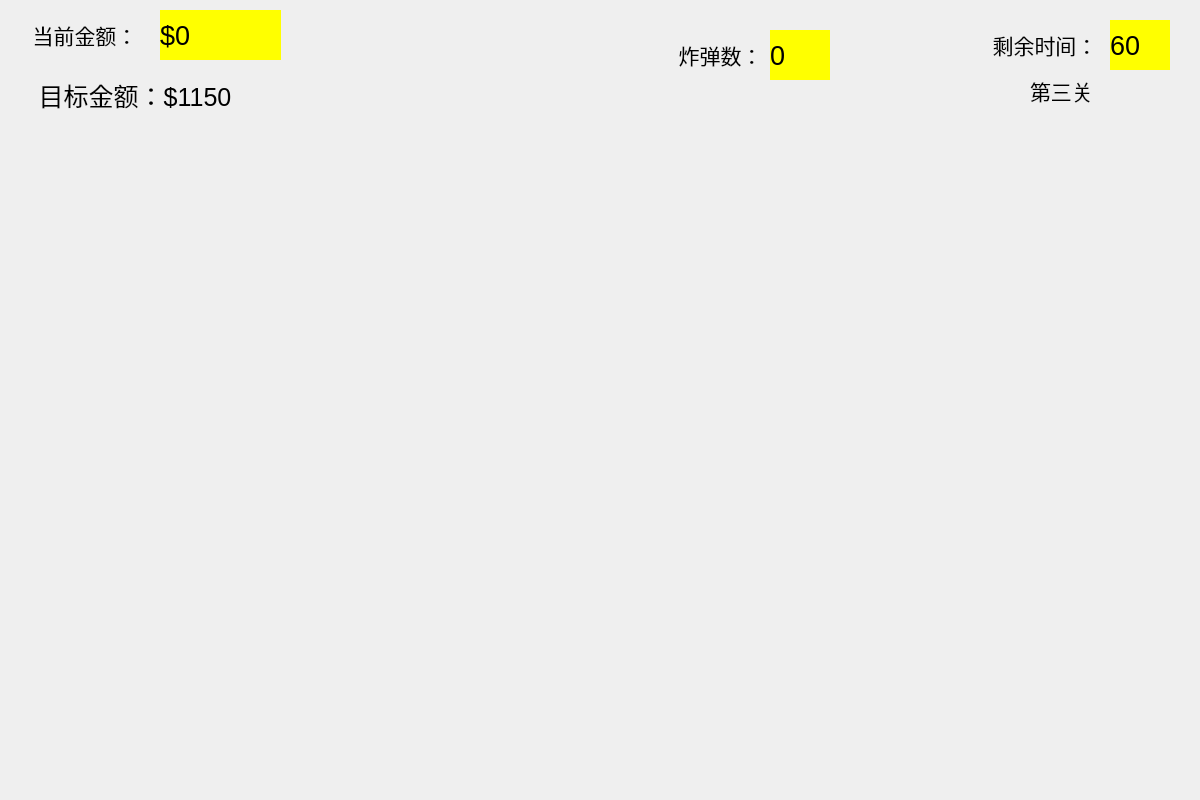
<?xml version="1.0" encoding="UTF-8"?>
<ui version="4.0">
 <class>widget</class>
 <widget class="QWidget" name="widget">
  <property name="geometry">
   <rect>
    <x>0</x>
    <y>0</y>
    <width>1200</width>
    <height>800</height>
   </rect>
  </property>
  <property name="windowTitle">
   <string>Widget</string>
  </property>
  <property name="styleSheet">
   <string notr="true"/>
  </property>
  <widget class="QLabel" name="backGround">
   <property name="geometry">
    <rect>
     <x>0</x>
     <y>150</y>
     <width>1200</width>
     <height>650</height>
    </rect>
   </property>
   <property name="styleSheet">
    <string notr="true">border-image: url(:/new/firstLevel/photo/playingBackground.png);</string>
   </property>
   <property name="text">
    <string/>
   </property>
  </widget>
  <widget class="QLabel" name="bigGold1">
   <property name="geometry">
    <rect>
     <x>290</x>
     <y>420</y>
     <width>130</width>
     <height>130</height>
    </rect>
   </property>
   <property name="styleSheet">
    <string notr="true">border-image: url(:/golds/photo/bigGold.png);</string>
   </property>
   <property name="text">
    <string/>
   </property>
  </widget>
  <widget class="QLabel" name="bigGold2">
   <property name="geometry">
    <rect>
     <x>950</x>
     <y>450</y>
     <width>130</width>
     <height>130</height>
    </rect>
   </property>
   <property name="styleSheet">
    <string notr="true">border-image: url(:/golds/photo/bigGold.png);</string>
   </property>
   <property name="text">
    <string/>
   </property>
  </widget>
  <widget class="QLabel" name="luckBag1">
   <property name="geometry">
    <rect>
     <x>390</x>
     <y>580</y>
     <width>70</width>
     <height>90</height>
    </rect>
   </property>
   <property name="styleSheet">
    <string notr="true">border-image: url(:/luckyBag/photo/luckyBag.png);</string>
   </property>
   <property name="text">
    <string/>
   </property>
  </widget>
  <widget class="QLabel" name="pig1">
   <property name="geometry">
    <rect>
     <x>360</x>
     <y>210</y>
     <width>61</width>
     <height>51</height>
    </rect>
   </property>
   <property name="styleSheet">
    <string notr="true">border-image: url(:/GoldenMiner/photo/pig.png);</string>
   </property>
   <property name="text">
    <string/>
   </property>
  </widget>
  <widget class="QLabel" name="pig2">
   <property name="geometry">
    <rect>
     <x>930</x>
     <y>280</y>
     <width>61</width>
     <height>51</height>
    </rect>
   </property>
   <property name="styleSheet">
    <string notr="true">border-image: url(:/GoldenMiner/photo/pig.png);</string>
   </property>
   <property name="text">
    <string/>
   </property>
  </widget>
  <widget class="QLabel" name="stone1">
   <property name="geometry">
    <rect>
     <x>580</x>
     <y>430</y>
     <width>70</width>
     <height>70</height>
    </rect>
   </property>
   <property name="styleSheet">
    <string notr="true">border-image: url(:/stone/photo/stones.png);</string>
   </property>
   <property name="text">
    <string/>
   </property>
  </widget>
  <widget class="QLabel" name="pigWithDiamond">
   <property name="geometry">
    <rect>
     <x>290</x>
     <y>690</y>
     <width>61</width>
     <height>51</height>
    </rect>
   </property>
   <property name="styleSheet">
    <string notr="true">border-image: url(:/GoldenMiner/photo/daimondpig.png);</string>
   </property>
   <property name="text">
    <string/>
   </property>
  </widget>
  <widget class="QLabel" name="diamond1">
   <property name="geometry">
    <rect>
     <x>70</x>
     <y>540</y>
     <width>30</width>
     <height>30</height>
    </rect>
   </property>
   <property name="styleSheet">
    <string notr="true">border-image: url(:/GoldenMiner/photo/daimond.png);</string>
   </property>
   <property name="text">
    <string/>
   </property>
  </widget>
  <widget class="QLabel" name="smallGold1">
   <property name="geometry">
    <rect>
     <x>460</x>
     <y>350</y>
     <width>70</width>
     <height>70</height>
    </rect>
   </property>
   <property name="styleSheet">
    <string notr="true">border-image: url(:/golds/photo/smallGold.png);</string>
   </property>
   <property name="text">
    <string/>
   </property>
  </widget>
  <widget class="QLabel" name="smallGold2">
   <property name="geometry">
    <rect>
     <x>550</x>
     <y>570</y>
     <width>70</width>
     <height>70</height>
    </rect>
   </property>
   <property name="styleSheet">
    <string notr="true">border-image: url(:/golds/photo/smallGold.png);</string>
   </property>
   <property name="text">
    <string/>
   </property>
  </widget>
  <widget class="QLabel" name="smallGold3">
   <property name="geometry">
    <rect>
     <x>740</x>
     <y>380</y>
     <width>70</width>
     <height>70</height>
    </rect>
   </property>
   <property name="styleSheet">
    <string notr="true">border-image: url(:/golds/photo/smallGold.png);</string>
   </property>
   <property name="text">
    <string/>
   </property>
  </widget>
  <widget class="QLabel" name="smallGold4">
   <property name="geometry">
    <rect>
     <x>120</x>
     <y>410</y>
     <width>70</width>
     <height>70</height>
    </rect>
   </property>
   <property name="styleSheet">
    <string notr="true">border-image: url(:/golds/photo/smallGold.png);</string>
   </property>
   <property name="text">
    <string/>
   </property>
  </widget>
  <widget class="QLabel" name="stone2">
   <property name="geometry">
    <rect>
     <x>210</x>
     <y>320</y>
     <width>70</width>
     <height>70</height>
    </rect>
   </property>
   <property name="styleSheet">
    <string notr="true">border-image: url(:/stone/photo/stones.png);</string>
   </property>
   <property name="text">
    <string/>
   </property>
  </widget>
  <widget class="QLabel" name="luckBag2">
   <property name="geometry">
    <rect>
     <x>790</x>
     <y>610</y>
     <width>70</width>
     <height>90</height>
    </rect>
   </property>
   <property name="styleSheet">
    <string notr="true">border-image: url(:/luckyBag/photo/luckyBag.png);</string>
   </property>
   <property name="text">
    <string/>
   </property>
  </widget>
  <widget class="QLabel" name="Miner">
   <property name="geometry">
    <rect>
     <x>480</x>
     <y>0</y>
     <width>250</width>
     <height>150</height>
    </rect>
   </property>
   <property name="styleSheet">
    <string notr="true">border-image: url(:/oldMan/photo/oldMan.png);</string>
   </property>
   <property name="text">
    <string/>
   </property>
  </widget>
  <widget class="QLabel" name="currentMoney">
   <property name="geometry">
    <rect>
     <x>10</x>
     <y>10</y>
     <width>150</width>
     <height>50</height>
    </rect>
   </property>
   <property name="font">
    <font>
     <family>黑体</family>
     <pointsize>16</pointsize>
    </font>
   </property>
   <property name="text">
    <string>当前金额：</string>
   </property>
   <property name="alignment">
    <set>Qt::AlignCenter</set>
   </property>
  </widget>
  <widget class="QLabel" name="showCurrentMoney">
   <property name="geometry">
    <rect>
     <x>160</x>
     <y>10</y>
     <width>121</width>
     <height>50</height>
    </rect>
   </property>
   <property name="font">
    <font>
     <pointsize>20</pointsize>
    </font>
   </property>
   <property name="styleSheet">
    <string notr="true">background-color: rgb(255, 255, 0);</string>
   </property>
   <property name="text">
    <string>$0</string>
   </property>
  </widget>
  <widget class="QLabel" name="goalMoney">
   <property name="geometry">
    <rect>
     <x>10</x>
     <y>70</y>
     <width>250</width>
     <height>50</height>
    </rect>
   </property>
   <property name="font">
    <font>
     <pointsize>19</pointsize>
    </font>
   </property>
   <property name="text">
    <string>目标金额：$1150</string>
   </property>
   <property name="alignment">
    <set>Qt::AlignCenter</set>
   </property>
  </widget>
  <widget class="QLabel" name="currentBomb">
   <property name="geometry">
    <rect>
     <x>660</x>
     <y>30</y>
     <width>121</width>
     <height>50</height>
    </rect>
   </property>
   <property name="font">
    <font>
     <family>黑体</family>
     <pointsize>16</pointsize>
    </font>
   </property>
   <property name="text">
    <string>炸弹数：</string>
   </property>
   <property name="alignment">
    <set>Qt::AlignCenter</set>
   </property>
  </widget>
  <widget class="QLabel" name="bomb">
   <property name="geometry">
    <rect>
     <x>770</x>
     <y>30</y>
     <width>60</width>
     <height>50</height>
    </rect>
   </property>
   <property name="font">
    <font>
     <pointsize>20</pointsize>
    </font>
   </property>
   <property name="styleSheet">
    <string notr="true">background-color: rgb(255, 255, 0);</string>
   </property>
   <property name="text">
    <string>0</string>
   </property>
  </widget>
  <widget class="QLabel" name="lastingtime">
   <property name="geometry">
    <rect>
     <x>970</x>
     <y>20</y>
     <width>150</width>
     <height>50</height>
    </rect>
   </property>
   <property name="font">
    <font>
     <family>黑体</family>
     <pointsize>16</pointsize>
    </font>
   </property>
   <property name="text">
    <string>剩余时间：</string>
   </property>
   <property name="alignment">
    <set>Qt::AlignCenter</set>
   </property>
  </widget>
  <widget class="QLabel" name="remainingTime">
   <property name="geometry">
    <rect>
     <x>1110</x>
     <y>20</y>
     <width>60</width>
     <height>50</height>
    </rect>
   </property>
   <property name="font">
    <font>
     <pointsize>20</pointsize>
    </font>
   </property>
   <property name="styleSheet">
    <string notr="true">background-color: rgb(255, 255, 0);</string>
   </property>
   <property name="text">
    <string>60</string>
   </property>
  </widget>
  <widget class="QLabel" name="secondLevel">
   <property name="geometry">
    <rect>
     <x>1030</x>
     <y>70</y>
     <width>81</width>
     <height>41</height>
    </rect>
   </property>
   <property name="font">
    <font>
     <pointsize>16</pointsize>
    </font>
   </property>
   <property name="text">
    <string>第三关</string>
   </property>
  </widget>
  <widget class="myWidget" name="youwangWidget" native="true">
   <property name="geometry">
    <rect>
     <x>507</x>
     <y>108</y>
     <width>146</width>
     <height>91</height>
    </rect>
   </property>
  </widget>
  <widget class="drawline" name="invisibleListWidget">
   <property name="geometry">
    <rect>
     <x>0</x>
     <y>100</y>
     <width>1200</width>
     <height>700</height>
    </rect>
   </property>
   <property name="styleSheet">
    <string notr="true">background-color:transparent;</string>
   </property>
  </widget>
  <widget class="QLabel" name="fail">
   <property name="geometry">
    <rect>
     <x>400</x>
     <y>120</y>
     <width>72</width>
     <height>15</height>
    </rect>
   </property>
   <property name="text">
    <string/>
   </property>
  </widget>
  <widget class="QLabel" name="addNumber">
   <property name="geometry">
    <rect>
     <x>340</x>
     <y>40</y>
     <width>161</width>
     <height>61</height>
    </rect>
   </property>
   <property name="font">
    <font>
     <pointsize>20</pointsize>
    </font>
   </property>
   <property name="styleSheet">
    <string notr="true">color: rgb(55, 158, 54);</string>
   </property>
   <property name="text">
    <string/>
   </property>
  </widget>
  <zorder>backGround</zorder>
  <zorder>bigGold1</zorder>
  <zorder>bigGold2</zorder>
  <zorder>luckBag1</zorder>
  <zorder>pig1</zorder>
  <zorder>pig2</zorder>
  <zorder>stone1</zorder>
  <zorder>pigWithDiamond</zorder>
  <zorder>diamond1</zorder>
  <zorder>smallGold1</zorder>
  <zorder>smallGold2</zorder>
  <zorder>smallGold3</zorder>
  <zorder>smallGold4</zorder>
  <zorder>stone2</zorder>
  <zorder>luckBag2</zorder>
  <zorder>Miner</zorder>
  <zorder>currentMoney</zorder>
  <zorder>showCurrentMoney</zorder>
  <zorder>goalMoney</zorder>
  <zorder>currentBomb</zorder>
  <zorder>bomb</zorder>
  <zorder>lastingtime</zorder>
  <zorder>remainingTime</zorder>
  <zorder>secondLevel</zorder>
  <zorder>invisibleListWidget</zorder>
  <zorder>youwangWidget</zorder>
  <zorder>fail</zorder>
  <zorder>addNumber</zorder>
 </widget>
 <layoutdefault spacing="6" margin="11"/>
 <customwidgets>
  <customwidget>
   <class>drawline</class>
   <extends>QListWidget</extends>
   <header>drawline.h</header>
  </customwidget>
  <customwidget>
   <class>myWidget</class>
   <extends>QWidget</extends>
   <header location="global">mywidget.h</header>
   <container>1</container>
  </customwidget>
 </customwidgets>
 <resources/>
 <connections/>
</ui>
